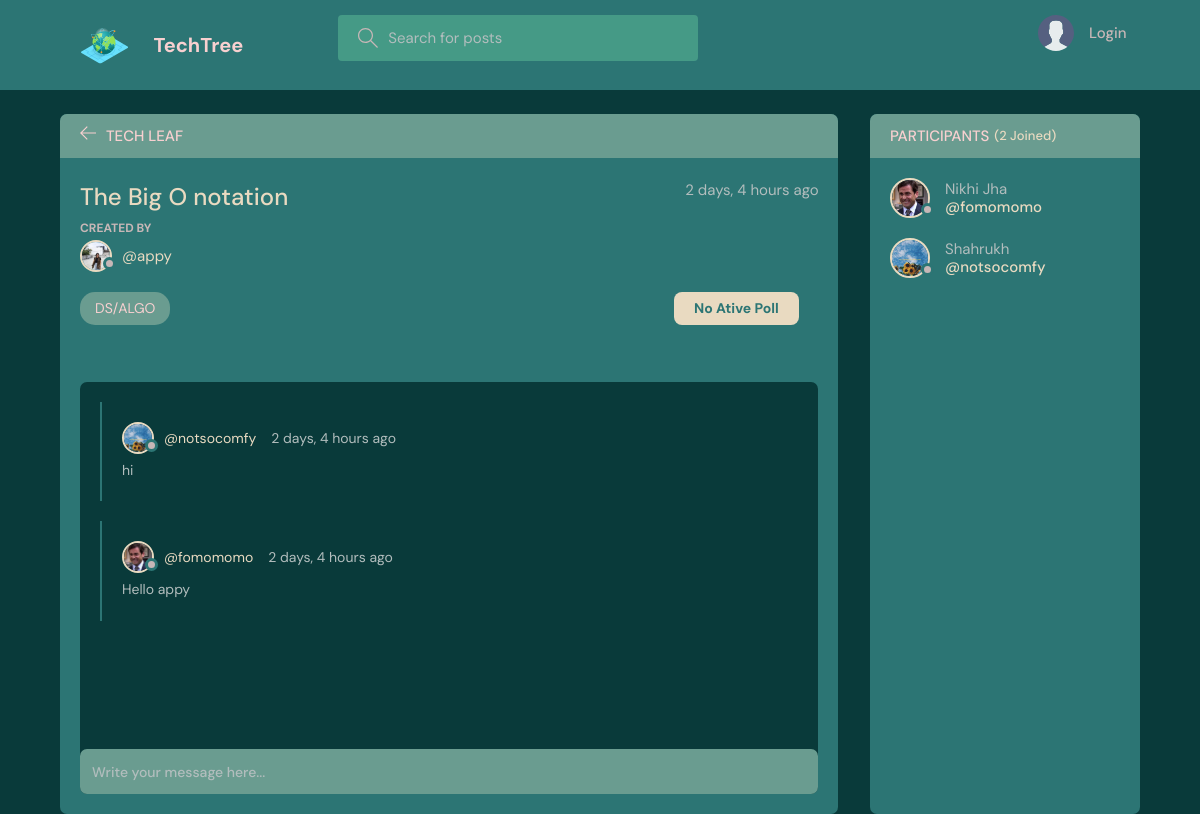
The page /room/3/ on the database as committed earlier.
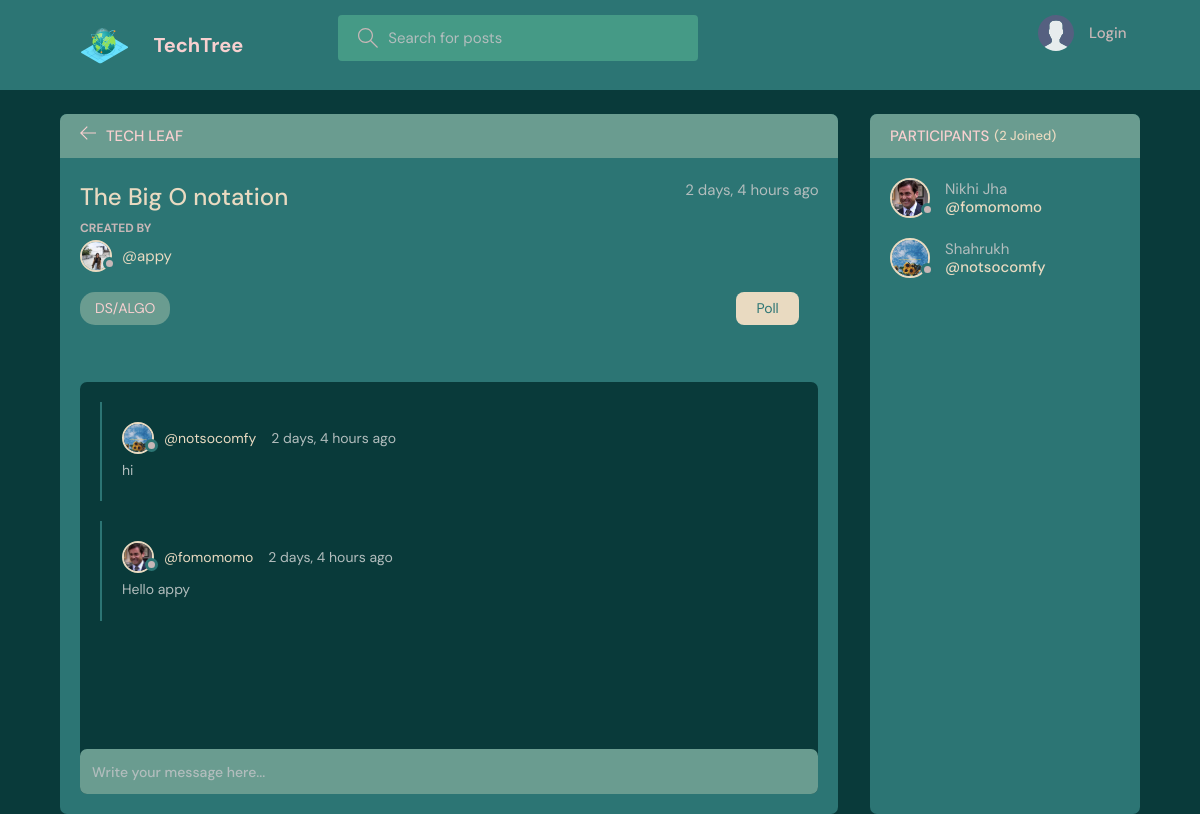
The same page on the database as committed later.
### base/models.py (models this page shows, shortened)
class Room(models.Model):
    host = models.ForeignKey(User, on_delete=models.SET_NULL, null=True)
    topic = models.ForeignKey(Topic, on_delete=models.SET_NULL, null=True)
    name = models.CharField(max_length=200)
    description = models.TextField(null=True, blank=True)
    participants = models.ManyToManyField(
        User, related_name='participants', blank=True)
    updated = models.DateTimeField(auto_now=True)
    created = models.DateTimeField(auto_now_add=True)
    has_poll = models.BooleanField(default=False)
    class Meta:
        ordering = ['-updated', '-created']

class User(AbstractUser):
    name = models.CharField(max_length=200, null=True)
    email = models.EmailField(unique=True, null=True)
    bio = models.TextField(null=True)
    avatar = models.ImageField(null=True, default="avatar.svg")
    USERNAME_FIELD = 'email'
    REQUIRED_FIELDS = ['username']

class Topic(models.Model):
    name = models.CharField(max_length=200)
    def __str__(self):
        return self.name

class Message(models.Model):
    user = models.ForeignKey(User, on_delete=models.CASCADE)
    room = models.ForeignKey(Room, on_delete=models.CASCADE)
    body = models.TextField()
    updated = models.DateTimeField(auto_now=True)
    created = models.DateTimeField(auto_now_add=True)
    class Meta:
        ordering = ['-updated', '-created']

### base/views.py (the view, shortened to what this page needs)
# urls.py: path('room/<str:pk>/', views.room, name="room"),
def room(request, pk):
    room = Room.objects.get(id=pk)
    room_messages = room.message_set.all()
    participants = room.participants.all()
    print(room.has_poll)
    context = {'room': room, 'room_messages': room_messages,
               'participants': participants}
    return render(request, 'base/room.html', context)

### base/templates/base/room.html (shortened to what this page needs)
{% extends 'main.html' %}
{% block content %}
<main class="profile-page layout layout--2">
  <div class="container">
    <div class="room">
      <div class="room__top">
        <div class="room__topLeft">
          <a href="{% url 'home' %}">
            <svg version="1.1" xmlns="http://www.w3.org/2000/svg" width="32" height="32" viewBox="0 0 32 32">
              <title>arrow-left</title>
              <path
                d="M13.723 2.286l-13.723 13.714 13.719 13.714 1.616-1.611-10.96-10.96h27.625v-2.286h-27.625l10.965-10.965-1.616-1.607z">
              </path>
            </svg>
          </a>
          <h3>Tech Leaf</h3>
        </div>
      </div>
      <div class="room__box scroll">
        <div class="room__header scroll">
          <div class="room__info">
            <h3>{{room.name}}</h3>
            <span>{{room.created|timesince}} ago</span>
          </div>
          <div class="room__hosted">
            <p>Created By</p>
            <a href="{% url 'user-profile' room.host.id %}" class="room__author">
              <div class="avatar avatar--small">
                <img src="{{room.host.avatar.url}}" />
              </div>
              <span>@{{room.host.username}}</span>
            </a>
          </div>
          <div class="poll__group">
            <span class="room__topics">{{room.topic}}</span>
            <div class="poll__topRight">
              {% if room.has_poll %}
                <a href="{% url  'poll' room.id %}">Poll</a>
              {% else %}
                <h3>No Ative Poll</h3>
              {% endif %}
            </div>
          </div>
        </div>
        <div class="room__conversation">
          <div class="threads scroll">
            {% for message in room_messages %}
            <div class="thread">
              <div class="thread__top">
                <div class="thread__author">
                  <a href="{% url 'user-profile' message.user.id %}" class="thread__authorInfo">
                    <div class="avatar avatar--small">
                      <img src="{{message.user.avatar.url}}" />
                    </div>
                    <span>@{{message.user.username}}</span>
                  </a>
                  <span class="thread__date">{{message.created|timesince}} ago</span>
                </div>
              </div>
              <div class="thread__details">
                {{message.body}}
              </div>
            </div>
            {% endfor %}
          </div>
        </div>
      </div>
      <div class="room__message">
        <form action="" method="POST">
          <input name="body" placeholder="Write your message here..." />
        </form>
      </div>
    </div>
    <div class="participants">
      <h3 class="participants__top">Participants <span>({{participants.count}} Joined)</span></h3>
      <div class="participants__list scroll">
        {% for user in participants %}
        <a href="{%  url 'user-profile' user.id %}" class="participant">
          <div class="avatar avatar--medium">
            <img src="{{user.avatar.url}}" />
          </div>
          <p>
            {{user.name}}
            <span>@{{user.username}}</span>
          </p>
        </a>
        {% endfor %}
      </div>
    </div>
  </div>
</main>
{% endblock content %}

### templates/main.html (shortened to what this page needs)
<!DOCTYPE html>
{% load static %}
<html lang="en">
<head>
    <link rel="stylesheet" href="{% static 'styles/style.css' %}" />
</head>
<body>
    {% include 'navbar.html' %}
    {% block content %}
    {% endblock %}
</body>
</html>

### templates/navbar.html (shortened to what this page needs)
{% load static %}
<header class="header header--loggedIn">
    <div class="container">
        <a href="{% url 'home' %}" class="header__logo">
            <img src="{% static 'images/world.svg' %}"/>
            <h1>TechTree</h1>
        </a>
        <form class="header__search" method="GET" action="{% url 'home' %}">
            <label>
                <input name="q" placeholder="Search for posts" />
            </label>
        </form>
        <nav class="header__menu">
            {% if request.user.is_authenticated %}
            <div class="header__user">
                <a href="{% url 'update-user' %}">
                    <div class="avatar avatar--medium active">
                        <img src="{{request.user.avatar.url}}" />
                    </div>
                    <p>{{request.user.name}} <span>@{{request.user.username}}</span></p>
                </a>
                <button class="dropdown-button">
                    <svg version="1.1" xmlns="http://www.w3.org/2000/svg" width="32" height="32" viewBox="0 0 32 32">
                        <title>chevron-down</title>
                        <path d="M16 21l-13-13h-3l16 16 16-16h-3l-13 13z"></path>
                    </svg>
                </button>
            </div>
            {% else %}
            <a href="{% url 'login' %}">
                <img src="{% static 'images/avatar.svg' %}" />
                <p>Login</p>
            </a>
            {% endif %}
        </nav>
    </div>
</header>

Rows that differ between the two databases and show on the page:
changed Room "The Big O notation": has_poll False → True (drawn)
Other text that changed with them:
text no longer shown: "No Ative Poll"
text now shown: "Poll"
